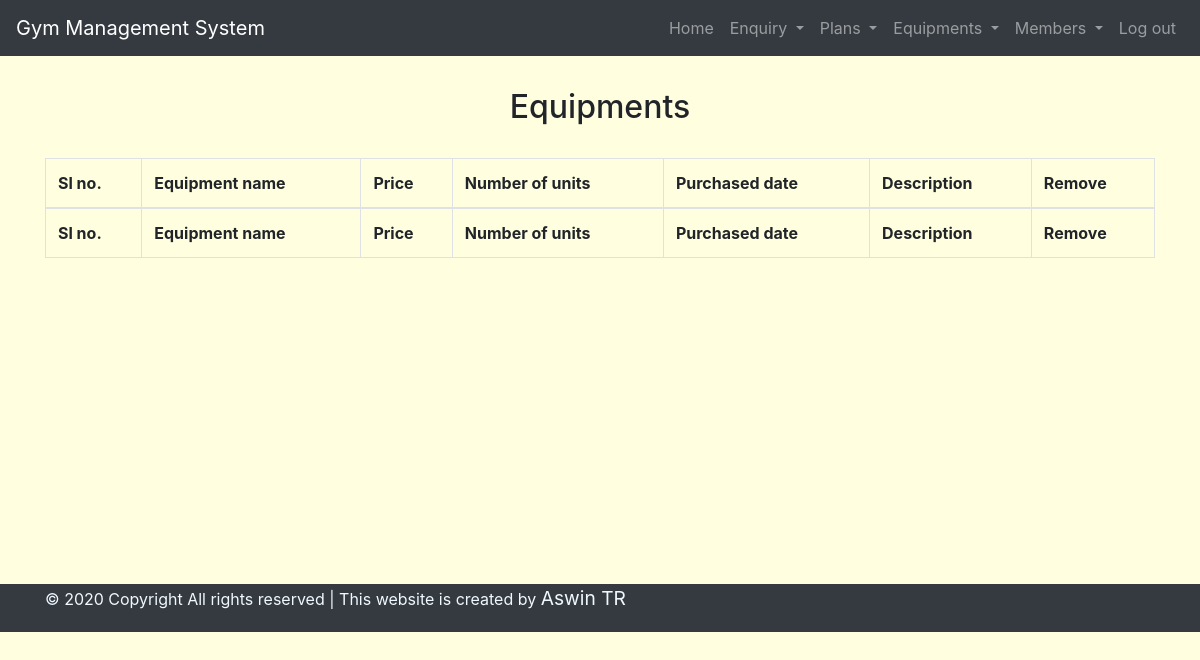
The page /view_equipment/ (signed in) on the database as committed earlier.
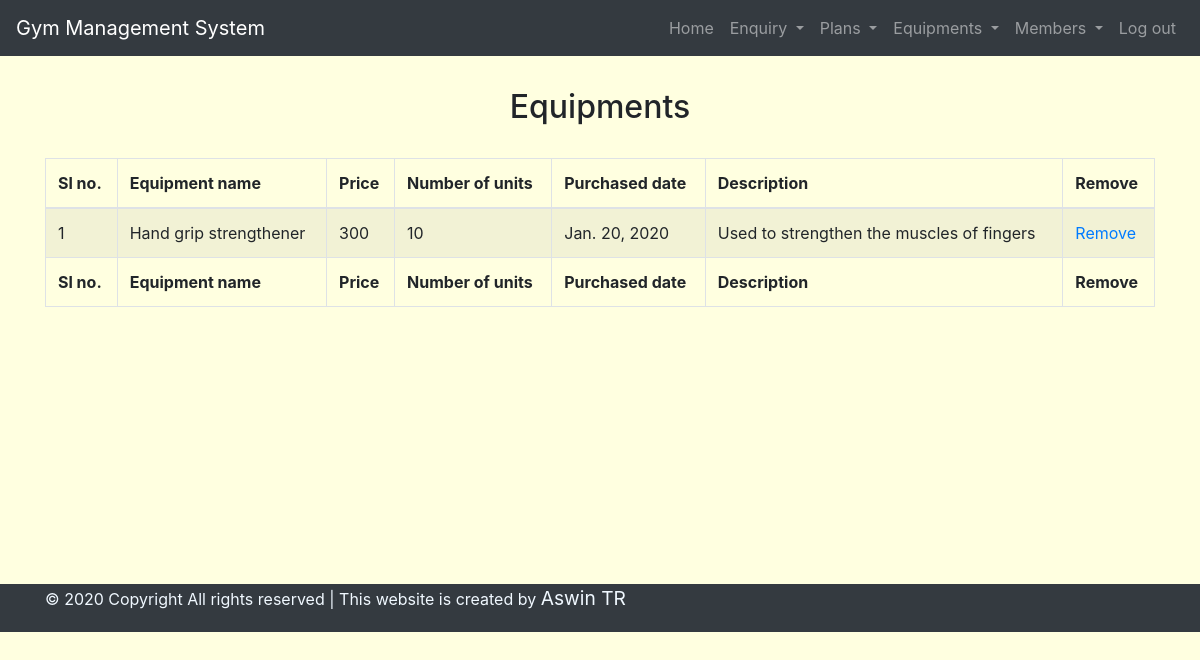
The same page on the database as committed later.
### main_app/models.py (models this page shows)
class Equipments(models.Model):
    equipment_name = models.CharField(max_length=30)
    equipment_price = models.IntegerField()
    unit = models.IntegerField()
    purchased_date = models.DateField()
    description = models.CharField(max_length=255)

### main_app/views.py (the view)
# urls.py: path('view_equipment/',views.view_equipment,name='view_equipment'),
def view_equipment(request):
    if 'username' in request.session:
        equipment = Equipments.objects.all()
        return render(request,'view_equipment.html',{'equipment':equipment})
    else:
        messages.error(request,"Login first")
        return redirect(login)

### main_app/templates/view_equipment.html
{% extends 'dashboard.html' %}
    {% block content %}
    <div class="container" style="height: 30em;">
        <h2 class="text-center" style="margin: 1em;">Equipments</h2>
        <table id="example" class="table table-striped table-bordered" style="width:100%">
            <thead>
                <tr>
                    <th>Sl no.</th>
                    <th>Equipment name</th>
                    <th>Price</th>
                    <th>Number of units</th>
                    <th>Purchased date</th>
                    <th>Description</th>
                    <th>Remove</th>
                </tr>
            </thead>
            <tbody>
                {% for i in equipment %}
                <tr>
                    <td>{{forloop.counter}}</td>
                    <td>{{i.equipment_name}}</td>
                    <td>{{i.equipment_price}}</td>
                    <td>{{i.unit}}</td>
                    <td>{{i.purchased_date}}</td>
                    <td>{{i.description}}</td>
                    <td><a href="{% url 'delete_equipment' e_id=i.id %}" onclick="return confirm('Are you sure you want to delete this item?')">Remove</a></td>
                </tr>
                {% endfor %}
            </tbody>
            <tfoot>
                <tr>
                    <th>Sl no.</th>
                    <th>Equipment name</th>
                    <th>Price</th>
                    <th>Number of units</th>
                    <th>Purchased date</th>
                    <th>Description</th>
                    <th>Remove</th>
                </tr>
            </tfoot>
        </table>
    </div>
    {% endblock %}

Rows that differ between the two databases and show on the page:
added Equipments: equipment_name "Hand grip strengthener", equipment_price "300", unit "10", purchased_date "Jan. 20, 2020", description "Used to strengthen the muscles of fingers"
